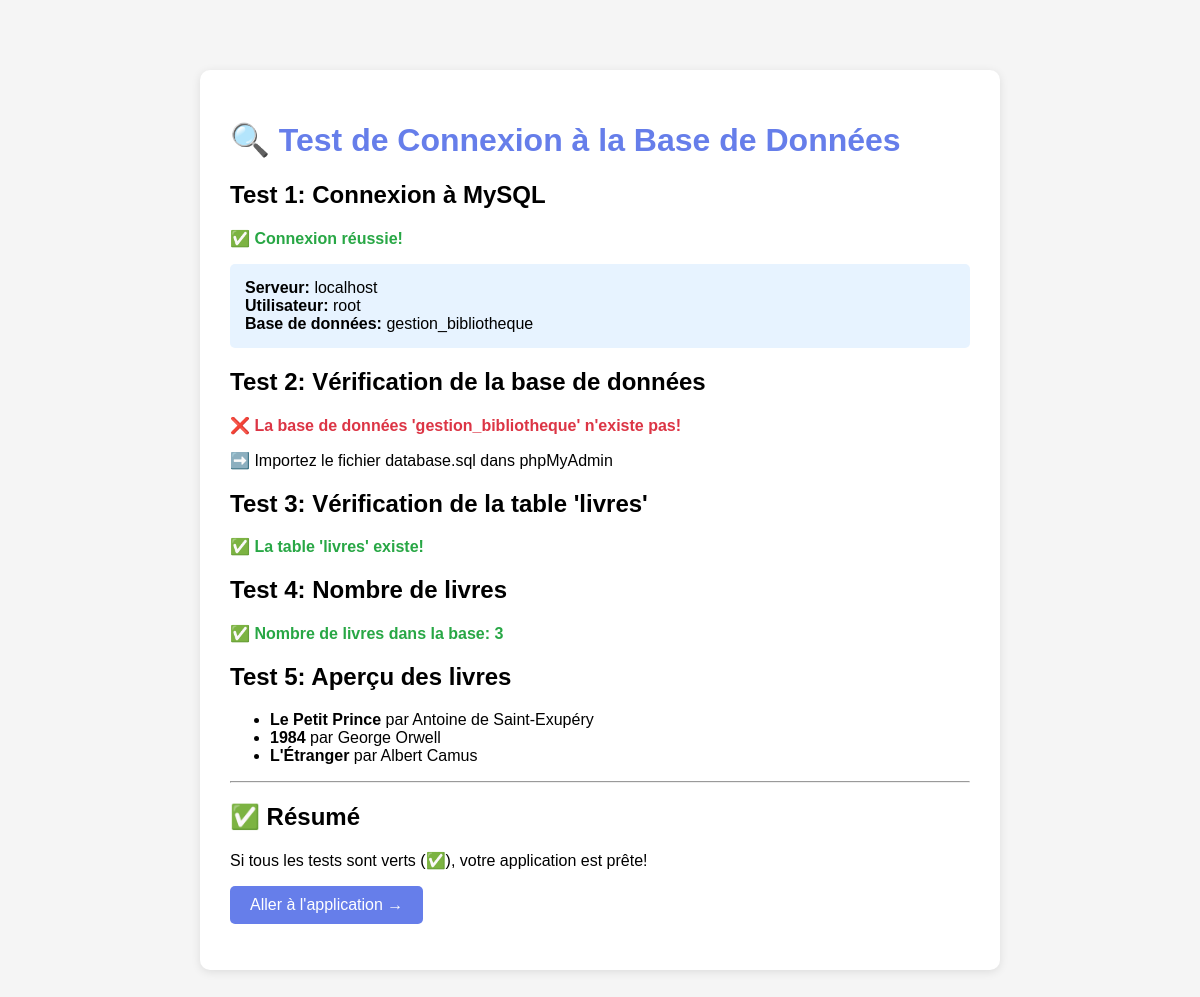
The page /test_connection.php on the database its author committed.
### tables this page shows
CREATE TABLE IF NOT EXISTS livres (
    id INT AUTO_INCREMENT PRIMARY KEY,
    titre VARCHAR(255) NOT NULL,
    auteur VARCHAR(255) NOT NULL,
    isbn VARCHAR(50),
    annee_publication INT,
    categorie VARCHAR(100),
    nombre_exemplaires INT DEFAULT 1,
    date_ajout TIMESTAMP DEFAULT CURRENT_TIMESTAMP
);

### test_connection.php (the view, shortened to what this page needs)
<?php
require_once 'config.php';
echo "<!DOCTYPE html>
<html lang='fr'>
<head>
    <meta charset='UTF-8'>
    <meta name='viewport' content='width=device-width, initial-scale=1.0'>
    <title>Test de Connexion</title>
    <style>
        body {
            font-family: Arial, sans-serif;
            max-width: 800px;
            margin: 50px auto;
            padding: 20px;
            background: #f5f5f5;
        }
        .test-box {
            background: white;
            padding: 30px;
            border-radius: 10px;
            box-shadow: 0 2px 10px rgba(0,0,0,0.1);
            margin-bottom: 20px;
        }
        .success {
            color: #28a745;
            font-weight: bold;
        }
        .error {
            color: #dc3545;
            font-weight: bold;
        }
        h1 {
            color: #667eea;
        }
        .info {
            background: #e7f3ff;
            padding: 15px;
            border-radius: 5px;
            margin: 10px 0;
        }
    </style>
</head>
<body>
    <div class='test-box'>
        <h1>🔍 Test de Connexion à la Base de Données</h1>";
echo "<h2>Test 1: Connexion à MySQL</h2>";
try {
    $conn = getConnection();
    echo "<p class='success'>✅ Connexion réussie!</p>";
    echo "<div class='info'>";
    echo "<strong>Serveur:</strong> " . DB_HOST . "<br>";
    echo "<strong>Utilisateur:</strong> " . DB_USER . "<br>";
    echo "<strong>Base de données:</strong> " . DB_NAME . "<br>";
    echo "</div>";
} catch (Exception $e) {
    echo "<p class='error'>❌ Erreur de connexion: " . $e->getMessage() . "</p>";
    echo "<p>Vérifiez vos paramètres dans config.php</p>";
    echo "</div></body></html>";
    exit;
}
echo "<h2>Test 2: Vérification de la base de données</h2>";
$result = $conn->query("SHOW DATABASES LIKE '" . DB_NAME . "'");
if ($result->num_rows > 0) {
    echo "<p class='success'>✅ La base de données '" . DB_NAME . "' existe!</p>";
} else {
    echo "<p class='error'>❌ La base de données '" . DB_NAME . "' n'existe pas!</p>";
    echo "<p>➡️ Importez le fichier database.sql dans phpMyAdmin</p>";
}
echo "<h2>Test 3: Vérification de la table 'livres'</h2>";
$result = $conn->query("SHOW TABLES LIKE 'livres'");
if ($result->num_rows > 0) {
    echo "<p class='success'>✅ La table 'livres' existe!</p>";
    echo "<h2>Test 4: Nombre de livres</h2>";
    $result = $conn->query("SELECT COUNT(*) as total FROM livres");
    $row = $result->fetch_assoc();
    echo "<p class='success'>✅ Nombre de livres dans la base: <strong>" . $row['total'] . "</strong></p>";
    if ($row['total'] > 0) {
        echo "<h2>Test 5: Aperçu des livres</h2>";
        $result = $conn->query("SELECT id, titre, auteur FROM livres LIMIT 5");
        echo "<ul>";
        while ($row = $result->fetch_assoc()) {
            echo "<li><strong>" . htmlspecialchars($row['titre']) . "</strong> par " . htmlspecialchars($row['auteur']) . "</li>";
        }
        echo "</ul>";
    }
} else {
    echo "<p class='error'>❌ La table 'livres' n'existe pas!</p>";
    echo "<p>➡️ Importez le fichier database.sql dans phpMyAdmin</p>";
}
echo "<hr>
        <h2>✅ Résumé</h2>
        <p>Si tous les tests sont verts (✅), votre application est prête!</p>
        <p><a href='index.php' style='display: inline-block; padding: 10px 20px; background: #667eea; color: white; text-decoration: none; border-radius: 5px;'>Aller à l'application →</a></p>
    </div>
</body>
</html>";
?>

### test_connection.php (style rules this page uses)
body { font-family: Arial, sans-serif; max-width: 800px; margin: 50px auto; padding: 20px; background: #f5f5f5; }
.test-box { background: white; padding: 30px; border-radius: 10px; box-shadow: 0 2px 10px rgba(0,0,0,0.1); margin-bottom: 20px; }
.success { color: #28a745; font-weight: bold; }
.error { color: #dc3545; font-weight: bold; }
h1 { color: #667eea; }
.info { background: #e7f3ff; padding: 15px; border-radius: 5px; margin: 10px 0; }

### rows shown on the page
livres: titre "Le Petit Prince", auteur "Antoine de Saint-Exupéry"
livres: titre "1984", auteur "George Orwell"
livres: titre "L'Étranger", auteur "Albert Camus"

### other values the page prints
DB_HOST "localhost"
DB_USER "root"
DB_NAME "gestion_bibliotheque"
$row['total'] "3"
